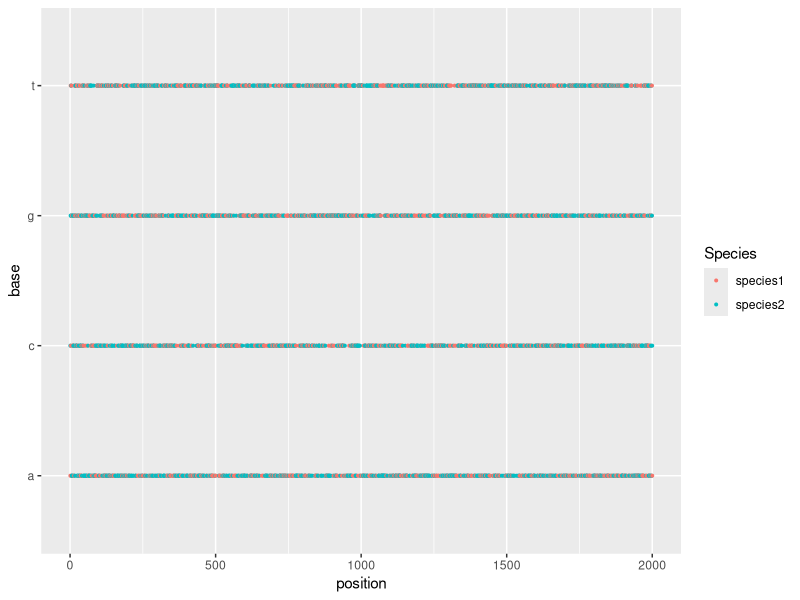

This figure's R source:
## ---- chunk 1
knitr::opts_chunk$set(echo = TRUE)
## ---- chunk 2
library(tidyverse)
library(ggplot2)

set <- c('a','t','g','c')
set1 <- sample(set, size=2000, replace=TRUE)
set2 <- sample(set, size=2000, replace=TRUE)
index <- seq(1, length(set1))
dataset <- tibble(position = index, 
                  species1 = set1,
                  species2 = set2)
longset <- pivot_longer(dataset, -position, names_to = 'Species', values_to = 'base')
## ---- chunk 3
g <- ggplot(longset, mapping = aes(position, base, col=Species)) + geom_count(size=.7)
print(g)
